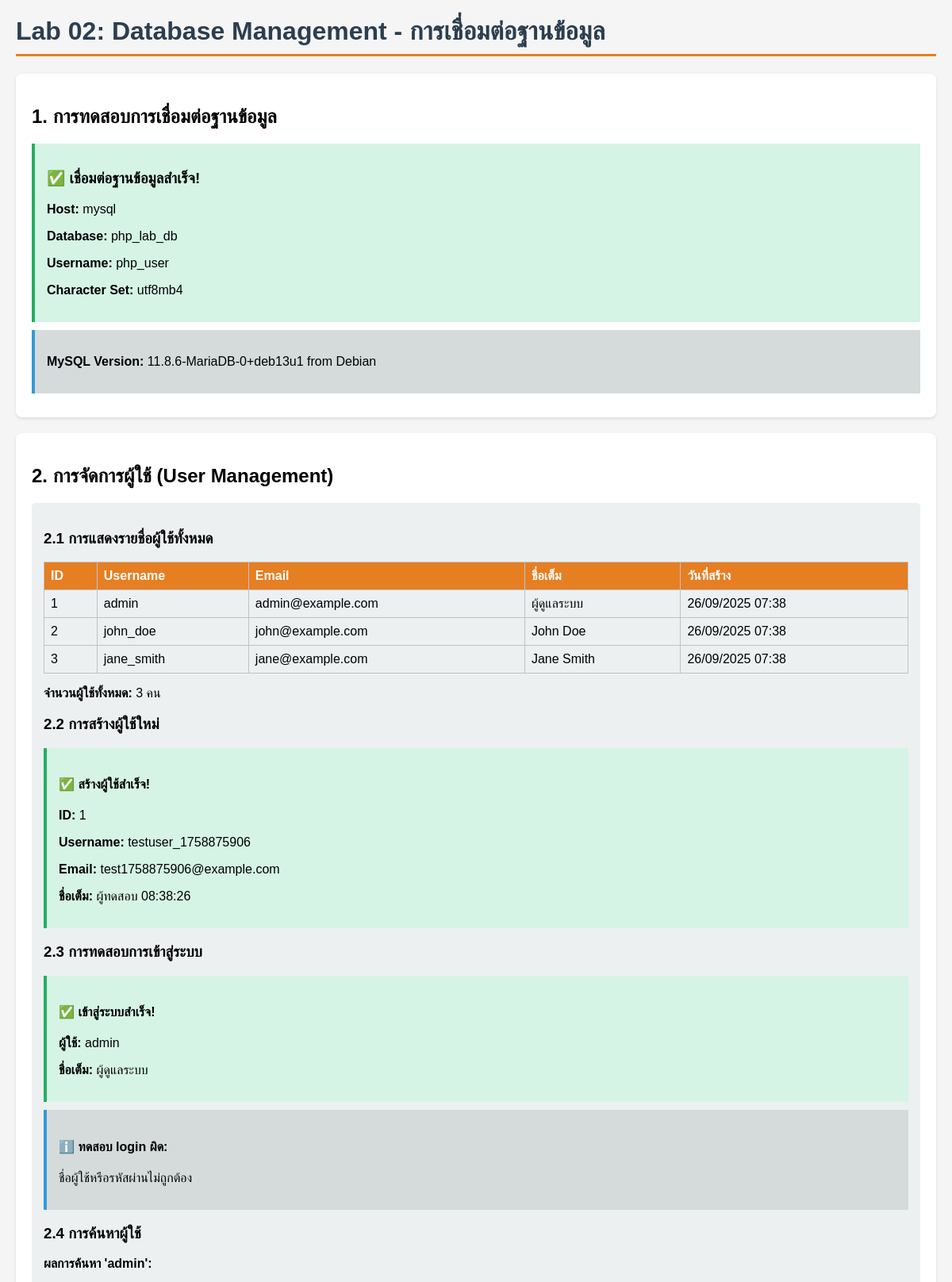
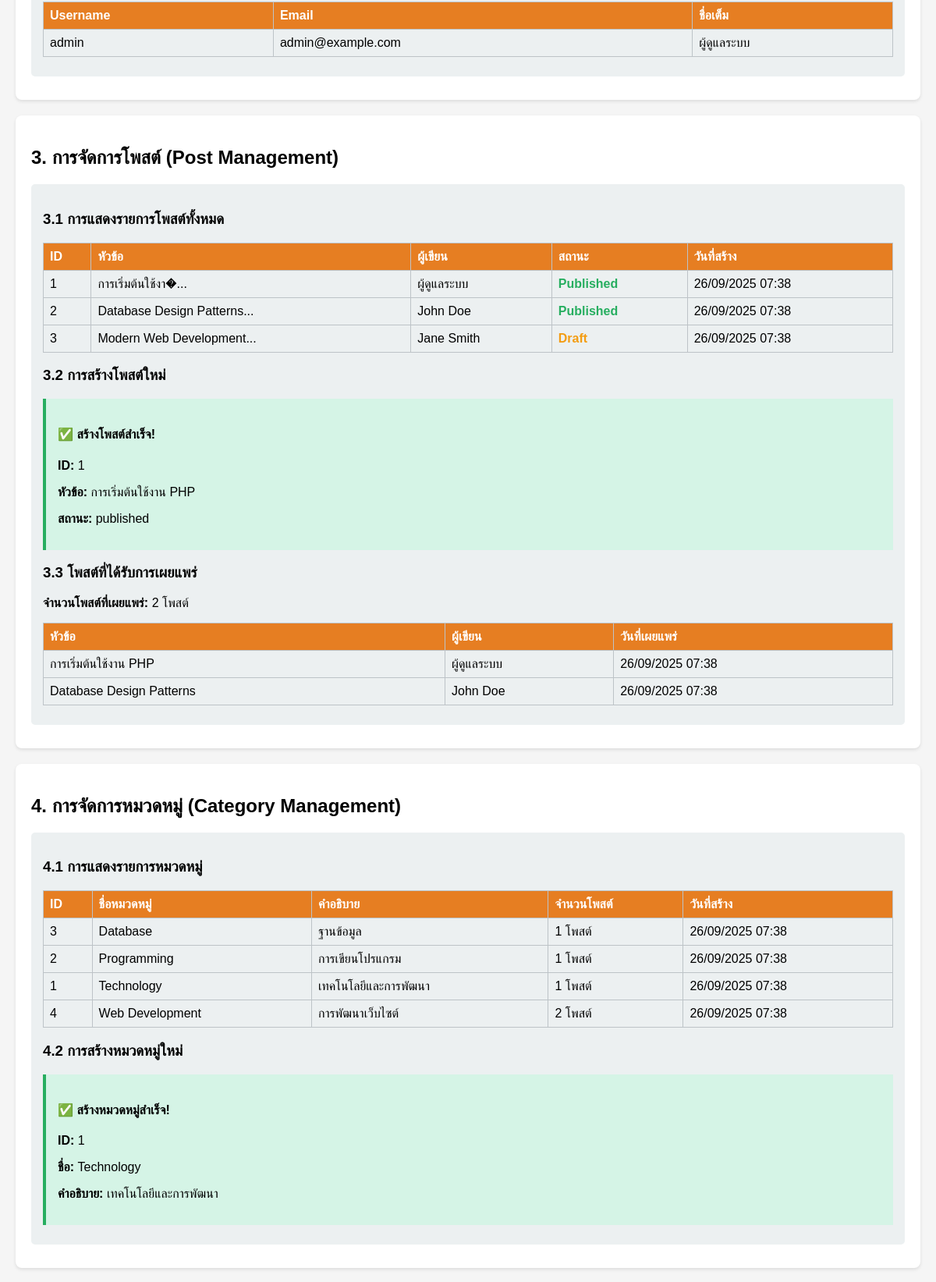
Page /lab02-database/01-database-connection.php (upper part) on the committed database (2 pictures, top to bottom).
### tables this page shows
CREATE TABLE IF NOT EXISTS users (
    id INT AUTO_INCREMENT PRIMARY KEY,
    username VARCHAR(50) NOT NULL UNIQUE,
    email VARCHAR(100) NOT NULL UNIQUE,
    password VARCHAR(255) NOT NULL,
    full_name VARCHAR(100) NOT NULL,
    created_at TIMESTAMP DEFAULT CURRENT_TIMESTAMP,
    updated_at TIMESTAMP DEFAULT CURRENT_TIMESTAMP ON UPDATE CURRENT_TIMESTAMP
);

CREATE TABLE IF NOT EXISTS posts (
    id INT AUTO_INCREMENT PRIMARY KEY,
    user_id INT NOT NULL,
    title VARCHAR(200) NOT NULL,
    content TEXT NOT NULL,
    status ENUM('draft', 'published', 'archived') DEFAULT 'draft',
    created_at TIMESTAMP DEFAULT CURRENT_TIMESTAMP,
    updated_at TIMESTAMP DEFAULT CURRENT_TIMESTAMP ON UPDATE CURRENT_TIMESTAMP,
    FOREIGN KEY (user_id) REFERENCES users(id) ON DELETE CASCADE
);

CREATE TABLE IF NOT EXISTS categories (
    id INT AUTO_INCREMENT PRIMARY KEY,
    name VARCHAR(50) NOT NULL UNIQUE,
    description TEXT,
    created_at TIMESTAMP DEFAULT CURRENT_TIMESTAMP
);

### src/lab02-database/01-database-connection.php (the view, shortened to what the rows shown need)
<!DOCTYPE html>
<html lang="th">
<head>
</head>
<body>
    <div class="container">
        <h1 class="lab-title">Lab 02: Database Management - การเชื่อมต่อฐานข้อมูล</h1>
        <?php
        require_once 'models.php';
        echo "<div class='lab-section'>";
        echo "<h2>1. การทดสอบการเชื่อมต่อฐานข้อมูล</h2>";
        echo "</div>";
        ?>
        <div class="lab-section">
            <h2>2. การจัดการผู้ใช้ (User Management)</h2>
            <div class="output">
                <?php
                $userModel = new User();
                $users = $userModel->getAllWithoutPassword();
                if (!empty($users)) {
                    echo "<table>";
                    echo "<tr><th>ID</th><th>Username</th><th>Email</th><th>ชื่อเต็ม</th><th>วันที่สร้าง</th></tr>";
                    foreach ($users as $user) {
                        echo "<tr>";
                        echo "<td>" . $user['id'] . "</td>";
                        echo "<td>" . htmlspecialchars($user['username']) . "</td>";
                        echo "<td>" . htmlspecialchars($user['email']) . "</td>";
                        echo "<td>" . htmlspecialchars($user['full_name']) . "</td>";
                        echo "<td>" . date('d/m/Y H:i', strtotime($user['created_at'])) . "</td>";
                        echo "</tr>";
                    }
                    echo "</table>";
                } else {
                    echo "<p>ไม่พบข้อมูลผู้ใช้</p>";
                }
                $loginResult = $userModel->authenticate('admin', 'password');
                if ($loginResult['success']) {
                    echo "<div class='success'>";
                    echo "<h4>✅ เข้าสู่ระบบสำเร็จ!</h4>";
                    echo "<p><strong>ผู้ใช้:</strong> " . $loginResult['data']['username'] . "</p>";
                    echo "<p><strong>ชื่อเต็ม:</strong> " . $loginResult['data']['full_name'] . "</p>";
                    echo "</div>";
                } else {
                    echo "<div class='error'>";
                    echo "<h4>❌ เข้าสู่ระบบล้มเหลว!</h4>";
                    echo "<p>" . $loginResult['message'] . "</p>";
                    echo "</div>";
                }
                $searchResults = $userModel->searchUsers('admin');
                if (!empty($searchResults)) {
                    echo "<table>";
                    echo "<tr><th>Username</th><th>Email</th><th>ชื่อเต็ม</th></tr>";
                    foreach ($searchResults as $user) {
                        echo "<tr>";
                        echo "<td>" . htmlspecialchars($user['username']) . "</td>";
                        echo "<td>" . htmlspecialchars($user['email']) . "</td>";
                        echo "<td>" . htmlspecialchars($user['full_name']) . "</td>";
                        echo "</tr>";
                    }
                    echo "</table>";
                }
                ?>
            </div>
        </div>
        <div class="lab-section">
            <h2>3. การจัดการโพสต์ (Post Management)</h2>
            <div class="output">
                <?php
                $postModel = new Post();
                $posts = $postModel->getPostsWithUsers();
                if (!empty($posts)) {
                    echo "<table>";
                    echo "<tr><th>ID</th><th>หัวข้อ</th><th>ผู้เขียน</th><th>สถานะ</th><th>วันที่สร้าง</th></tr>";
                    foreach ($posts as $post) {
                        echo "<tr>";
                        echo "<td>" . $post['id'] . "</td>";
                        echo "<td>" . htmlspecialchars(substr($post['title'], 0, 50)) . "...</td>";
                        echo "<td>" . htmlspecialchars($post['full_name'] ?? $post['username']) . "</td>";
                        echo "<td><span class='status-" . $post['status'] . "'>" . ucfirst($post['status']) . "</span></td>";
                        echo "<td>" . date('d/m/Y H:i', strtotime($post['created_at'])) . "</td>";
                        echo "</tr>";
                    }
                    echo "</table>";
                } else {
                    echo "<p>ไม่พบข้อมูลโพสต์</p>";
                }
                $newPostData = [
                    'user_id' => 1,
                    'title' => 'บทความทดสอบ - ' . date('Y-m-d H:i:s'),
                    'content' => 'นี่คือเนื้อหาทดสอบสำหรับบทความใหม่ ที่สร้างขึ้นโดยระบบ Lab PHP Database',
                    'status' => 'published'
                ];
                $postResult = $postModel->create($newPostData);
                if ($postResult['success']) {
                    echo "<div class='success'>";
                    echo "<h4>✅ สร้างโพสต์สำเร็จ!</h4>";
                    echo "<p><strong>ID:</strong> " . $postResult['data']['id'] . "</p>";
                    echo "<p><strong>หัวข้อ:</strong> " . $postResult['data']['title'] . "</p>";
                    echo "<p><strong>สถานะ:</strong> " . $postResult['data']['status'] . "</p>";
                    echo "</div>";
                } else {
                    echo "<div class='error'>";
                    echo "<h4>❌ การสร้างโพสต์ล้มเหลว!</h4>";
                    echo "<p>" . $postResult['message'] . "</p>";
                    echo "</div>";
                }
                $publishedPosts = $postModel->getPublishedPosts();
                if (!empty($publishedPosts)) {
                    echo "<table>";
                    echo "<tr><th>หัวข้อ</th><th>ผู้เขียน</th><th>วันที่เผยแพร่</th></tr>";
                    foreach ($publishedPosts as $post) {
                        echo "<tr>";
                        echo "<td>" . htmlspecialchars($post['title']) . "</td>";
                        echo "<td>" . htmlspecialchars($post['full_name'] ?? $post['username']) . "</td>";
                        echo "<td>" . date('d/m/Y H:i', strtotime($post['created_at'])) . "</td>";
                        echo "</tr>";
                    }
                    echo "</table>";
                }
                ?>
            </div>
        </div>
        <div class="lab-section">
            <h2>4. การจัดการหมวดหมู่ (Category Management)</h2>
            <div class="output">
                <?php
                $categoryModel = new Category();
                $categories = $categoryModel->getCategoriesWithPostCount();
                if (!empty($categories)) {
                    echo "<table>";
                    echo "<tr><th>ID</th><th>ชื่อหมวดหมู่</th><th>คำอธิบาย</th><th>จำนวนโพสต์</th><th>วันที่สร้าง</th></tr>";
                    foreach ($categories as $category) {
                        echo "<tr>";
                        echo "<td>" . $category['id'] . "</td>";
                        echo "<td>" . htmlspecialchars($category['name']) . "</td>";
                        echo "<td>" . htmlspecialchars($category['description'] ?? 'ไม่มีคำอธิบาย') . "</td>";
                        echo "<td>" . $category['post_count'] . " โพสต์</td>";
                        echo "<td>" . date('d/m/Y H:i', strtotime($category['created_at'])) . "</td>";
                        echo "</tr>";
                    }
                    echo "</table>";
                } else {
                    echo "<p>ไม่พบข้อมูลหมวดหมู่</p>";
                }
                $newCategoryData = [
                    'name' => 'Test Category ' . time(),
                    'description' => 'หมวดหมู่ทดสอบที่สร้างขึ้นเพื่อการเรียนรู้'
                ];
                $categoryResult = $categoryModel->create($newCategoryData);
                if ($categoryResult['success']) {
                    echo "<div class='success'>";
                    echo "<h4>✅ สร้างหมวดหมู่สำเร็จ!</h4>";
                    echo "<p><strong>ID:</strong> " . $categoryResult['data']['id'] . "</p>";
                    echo "<p><strong>ชื่อ:</strong> " . $categoryResult['data']['name'] . "</p>";
                    echo "<p><strong>คำอธิบาย:</strong> " . $categoryResult['data']['description'] . "</p>";
                    echo "</div>";
                } else {
                    echo "<div class='error'>";
                    echo "<h4>❌ การสร้างหมวดหมู่ล้มเหลว!</h4>";
                    echo "<p>" . $categoryResult['message'] . "</p>";
                    echo "</div>";
                }
                ?>
            </div>
        </div>
    </div>
</body>
</html>

### rows in the picture
users: id "1", username "admin", email "admin@example.com", full_name "ผู้ดูแลระบบ", created_at "26/09/2025 07:38"
users: id "2", username "john_doe", email "john@example.com", full_name "John Doe", created_at "26/09/2025 07:38"
users: id "3", username "jane_smith", email "jane@example.com", full_name "Jane Smith", created_at "26/09/2025 07:38"
posts: id "1", title "การเริ่มต้นใช้งา�", user.full_name "ผู้ดูแลระบบ", status "Published", created_at "26/09/2025 07:38", title "การเริ่มต้นใช้งาน PHP", status "published"
posts: id "2", title "Database Design Patterns", user.full_name "John Doe", status "Published", created_at "26/09/2025 07:38"
posts: id "3", title "Modern Web Development", user.full_name "Jane Smith", status "Draft", created_at "26/09/2025 07:38"
categories: id "3", name "Database", description "ฐานข้อมูล", post_count "1", created_at "26/09/2025 07:38"
categories: id "2", name "Programming", description "การเขียนโปรแกรม", post_count "1", created_at "26/09/2025 07:38"
categories: id "1", name "Technology", description "เทคโนโลยีและการพัฒนา", post_count "1", created_at "26/09/2025 07:38"
categories: id "4", name "Web Development", description "การพัฒนาเว็บไซต์", post_count "2", created_at "26/09/2025 07:38"

### other values in the picture
DatabaseConfig::HOST "mysql"
DatabaseConfig::DB_NAME "php_lab_db"
DatabaseConfig::USERNAME "php_user"
DatabaseConfig::CHARSET "utf8mb4"
$version['mysql_version'] "11.8.6-MariaDB-0+deb13u1 from Debian"
count($users) "3"
$result['data']['id'] "1"
$result['data']['username'] "testuser_1758875906"
$result['data']['email'] "test1758875906@example.com"
$result['data']['full_name'] "ผู้ทดสอบ 08:38:26"
$wrongLoginResult['message'] "ชื่อผู้ใช้หรือรหัสผ่านไม่ถูกต้อง"
count($publishedPosts) "2"
